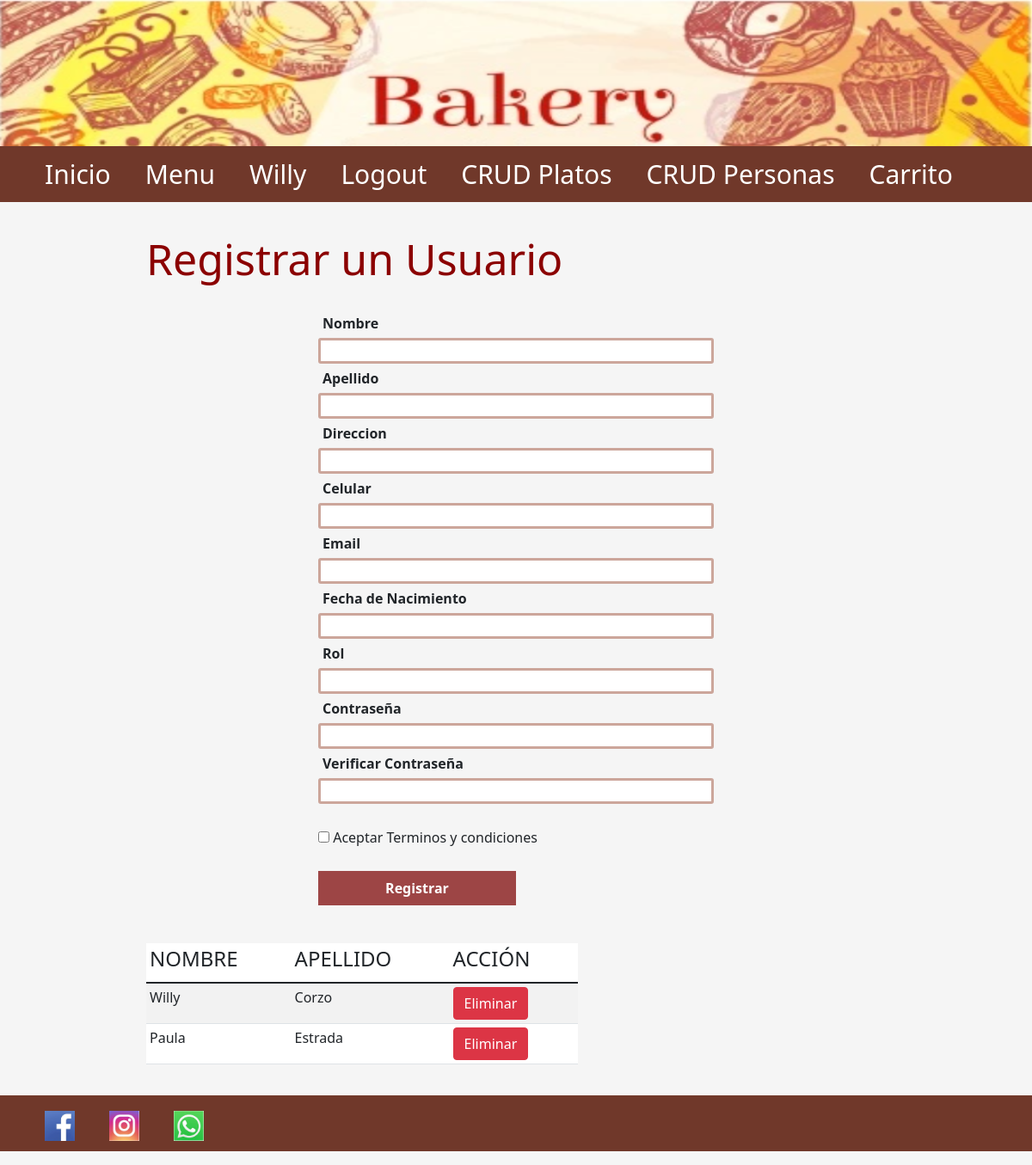
The app's page /Dashboard (signed in) with its own data.
### panaderia/models.py (models this page shows, shortened)
class Personas(db.Model, UserMixin):
    __tablename__ = 'personas'
    id = db.Column(db.Integer, primary_key=True)
    nombre = db.Column(db.String(200), nullable=True)
    apellido = db.Column(db.String(200), nullable=True)
    direccion = db.Column(db.String(200))
    celular = db.Column(db.Integer, nullable=True)
    email = db.Column(db.String(200), nullable=True)
    fechanacimiento = db.Column(db.String(200))
    nombreimagenpersona = db.Column(db.String(20), nullable=False, default='default.jpg')
    idrol = db.Column(db.Integer, db.ForeignKey('roles.idrol'))
    rol = db.relationship('Roles', backref=backref('personas', lazy='dynamic'))
    password_hash = db.Column(db.String(200), nullable=True)
    @property
    def password(self):
        raise AttributeError('password: write-only field')

### panaderia/views.py (the view, shortened to what this page needs)
@app.route('/Dashboard', methods=['GET', 'POST'])
@login_required
def dashboard():
    personas = Personas.query.all()
    form = RegistroForm()
    return render_template('dashboard.html', form=form, personas=personas)

### panaderia/forms.py (shortened to what this page needs)
class RegistroForm(FlaskForm):
    nombre = StringField('Nombre', validators=[DataRequired(), Length(min=2, max=50)])
    apellido = StringField('Apellido', validators=[DataRequired(), Length(min=2, max=50)])
    direccion = StringField('Direccion', validators=[DataRequired()])
    email = StringField('Email', validators=[DataRequired(), Email()])
    fechanacimiento = StringField(
        'Fecha de Nacimiento', validators=[DataRequired()])
    celular = StringField('Celular', validators=[
                          DataRequired(), Length(min=10, max=10)])
    idrol = StringField('Rol', validators=[DataRequired()])
    contrasena = PasswordField('Contraseña', validators=[DataRequired()])
    contrasena2 = PasswordField('Verificar Contraseña', validators=[
                                DataRequired(), EqualTo('contrasena')])
    submit = SubmitField('Registrar')

### panaderia/models.py (called while the page is built)
@login_manager.user_loader
def cargarpersona(id):
    return Personas.query.get(int(id))

### panaderia/templates/Dashboard.html (shortened to what this page needs)
{% extends './layout.html' %} {% block title %} Dashboard {% endblock %} {% block body %}
<h1>Registrar un Usuario</h1>
    <form method="POST" class="formulario" action="">
        {{form.nombre.label(class="label-formulario")}}
        {% if  form.nombre.errors%}
            {{form.nombre(class="input-formulario is-invalid")}}
            <div class="invalid-feedback">
                {%for error in form.nombre.errors%}
                    <span>{{error}}</span>
                {%endfor%}
            </div>
        {% else %}
            {{form.nombre(class="input-formulario")}}
        {% endif %}
        {{form.apellido.label(class="label-formulario")}}
        {{form.apellido(class="input-formulario")}}
        {{form.direccion.label(class="label-formulario")}}
        {{form.direccion(class="input-formulario")}}
        {{form.celular.label(class="label-formulario")}}
        {% if  form.celular.errors%}
            {{form.celular(class="input-formulario is-invalid")}}
            <div class="invalid-feedback">
                {%for error in form.celular.errors%}
                    <span>{{error}}</span>
                {%endfor%}
            </div>
        {% else %}
            {{form.celular(class="input-formulario")}}
        {% endif %}
        {{form.email.label(class="label-formulario")}}
        {{form.email(class="input-formulario")}}
        {{form.fechanacimiento.label(class="label-formulario")}}
        {{form.fechanacimiento(class="input-formulario")}}
        {{form.idrol.label(class="label-formulario")}}
        {{form.idrol(class="input-formulario")}}
        {{form.contrasena.label(class="label-formulario")}}
        {{form.contrasena(class="input-formulario")}}
        {{form.contrasena2.label(class="label-formulario")}}
        {{form.contrasena2(class="input-formulario")}}
        <br><br>
        <div class="condiciones2">
            <input type="checkbox" id="condiciones" name="condiciones" />
            <label for="condiciones">Aceptar Terminos y condiciones</label>
        </div><br>
        {{form.submit(class="botones")}}
        <br><br>
    </form>
    <div>
        <div class="col-md-7">
          <table class= "table table-striped tabel.bordered bg-white table-sm">
            <thead>
              <tr>
                <td><h4>NOMBRE</h4></td>
                <td><h4>APELLIDO</h4></td>
                <td><h4>ACCIÓN</h4></td>
              </tr>
            </thead>
            <body>
                {%for persona in personas%}
                <tr>
                    <td>{{persona.nombre}}  </td>
                    <td>{{persona.apellido}} </td>
                    <td>
                        <form action="{{url_for('eliminar_persona', id=persona.id)}}" method="POST">
                            <button type="submit" class="btn btn-danger">Eliminar</button>
                        </form>
                    </td>
                </tr>
                {% endfor %}
            <body>
          </table>
        </div>
    </div>
{% endblock %}

### panaderia/templates/layout.html (shortened to what this page needs)
<!DOCTYPE html>
<html lang="en">
<head>
    <link href="https://cdn.jsdelivr.net/npm/bootstrap@5.1.3/dist/css/bootstrap.min.css" rel="stylesheet">
    <link rel='stylesheet' href="{{url_for('static', filename='css/layout.css')}}" />
</head>
<header>
    <img src="{{url_for('static', filename='imagenes/bakery4.png')}}" alt="Banner Horizontal" width="100%" height="170px" />
</header>
<div>
    <nav>
        <ul>
            <li><a href="{{url_for('index')}}">Inicio</a></li>
            <li><a href="{{url_for('menu')}}">Menu</a></li>
            {% if current_user.is_authenticated %}
                <li><a href="{{url_for('perfil')}}">{{current_user.nombre}}</a></li>
                <li><a href="{{url_for('logout')}}">Logout</a></li>
                {% if current_user.idrol==2 %}
                    <li><a href="{{url_for('crearplatos')}}">CRUD Platos</a></li>
                    <li><a href="{{url_for('dashboard')}}">CRUD Personas</a></li>
                {% endif %}
            {% else %}
                <li><a href="{{url_for('registro')}}">Registro</a></li>
                <li><a href="{{url_for('login')}}">Login</a></li>
            {% endif %}
            <li><a href="/Carrito">Carrito</a></li>
        </ul>
    </nav>
    <body>
    <main>
    {% block body %} {% endblock %}
    </main>
    </body>
    <footer>
        <div>
            <ul class="horizontal-list" aling="rigth">
                <li>
                    <a><img src="{{url_for('static', filename='imagenes/facebookicono.png')}}" width="35" height="35" class="x-footer-social-icons facebook" align="center"></a>
                </li>
                <li>
                    <a><img src="{{url_for('static', filename='imagenes/instagramIco.PNG')}}" width="35" height="35" class="x-footer-social-icons facebook" align='center'></a>
                </li>
                <li>
                    <a><img src="{{url_for('static', filename='imagenes/whatsappIco.png')}}" width="35" height="35" class="x-footer-social-icons facebook" align='center'></a>
                </li>
            </ul>
        </div>
    </footer>
</html>

### panaderia/static/css/layout.css (style rules this page uses)
* { margin: 0; padding: 0; font-style: Ginebra; }
main { max-width: 900px; width: 90%; margin: auto; padding: 20px; }
h1 { color: darkred; font-style: Ginebra; }
ul { list-style-type: none; background-color: #70382a; overflow: hidden; }
li { float: left; font-size: 30px; }
li a { display: block; color: white; padding-left: 20px; padding-right: 20px; padding-top: 10px; padding-bottom: 10px; text-decoration: none; text-align: center; }
h1 { text-align: left; font-size: 50px; }
.formulario { max-width: 500px; width: 90%; margin: auto; padding: 20px; }
.label-formulario { display: block; font-weight: 700; padding: 5px; cursor: pointer; }
.input-formulario { width: 100%; border: 3px solid transparent; height: 30px; line-height: 30px; border-color: #cca69b; border-radius: 3px; }
.condiciones2 { height: 30px; line-height: 30px; grid-column: span 2; }
.botones { width: 50%; height: 40px; line-height: 40px; border: none; font-weight: bold; background-color: #9d4545; color: white; }

### panaderia/templates/layout.html (style rules this page uses)
body { background-color: whitesmoke; animation-direction: normal; }

### records on screen
Personas: nombre "Willy", apellido "Corzo"
Personas: nombre "Paula", apellido "Estrada"
